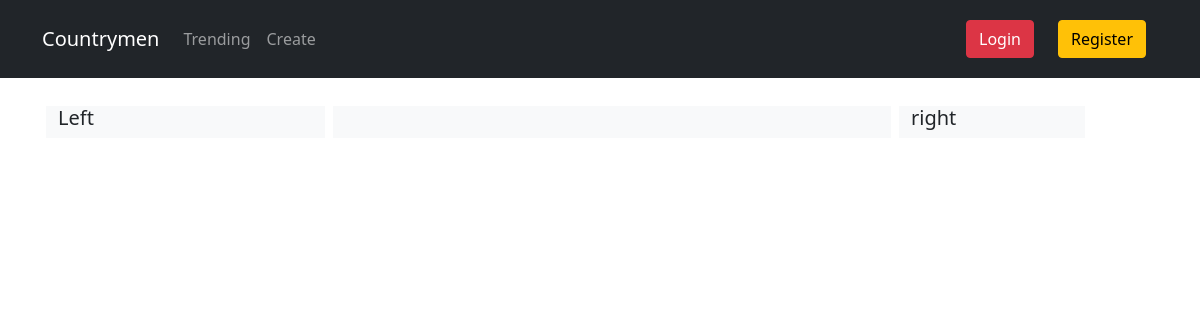
/, run on an earlier commit of the app's database.
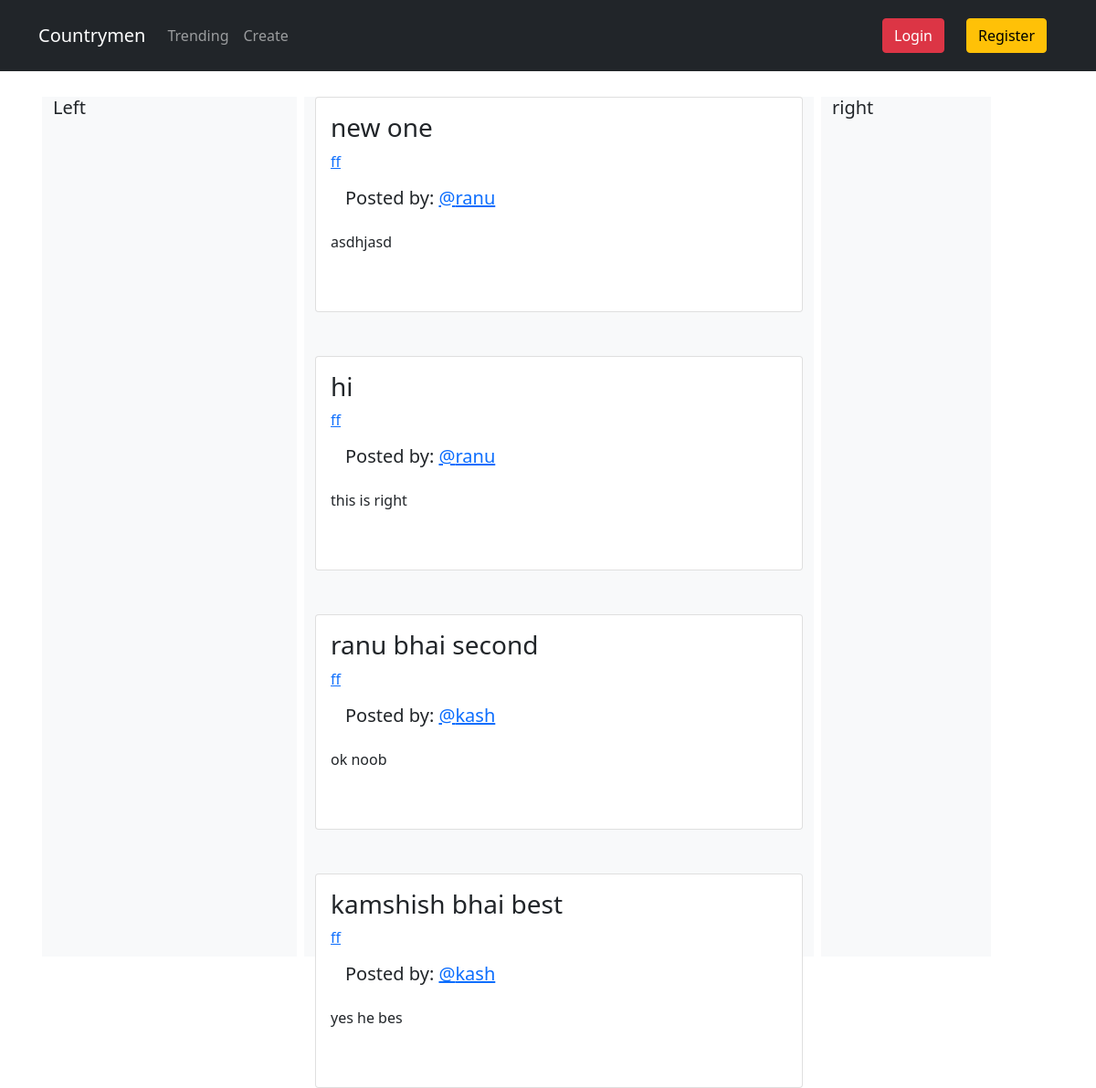
And on a later commit of the database.
### agenda/models.py (models this page shows, shortened)
class Agenda(models.Model):
    title = models.CharField(max_length=100)
    text = models.TextField()
    date = models.DateTimeField(auto_now_add = True)
    author = models.ForeignKey(Users,on_delete=models.CASCADE)
    slug = models.SlugField(default='default',editable='False',max_length=100,null=False)

class Users(AbstractUser):
    username = models.CharField(max_length=20,primary_key=True)
    name  = models.CharField(max_length=30)
    image = models.CharField(max_length=20,default="default.jpg")
    email = models.EmailField(null=True)
    def __str__(self):
        return self.username

### agenda/views.py (the view)
# urls.py: path('',HomeListView.as_view(),name = 'home'),
class HomeListView(ListView):
    model = Agenda
    template_name = 'social.html'
    context_object_name = 'posts'
    ordering = ['-id']

### templates/social.html
{% extends "layout.html" %} {% block content %}
<div class="container-fluid">
    <div class="row">
        <div class="col-md-3 bg-light main_left_sidebar m-1">
            <h5>Left</h5>
        </div>
        <div class="col-12 col-md-6 bg-light main_posts m-1">
            {% for post in posts %}
            <div class="card p-3 h-25 mb-5">
                <h3 class="card-title"> {{post.title}} </h3>
                <a href="{% url 'agenda_view' post.slug %}">ff</a>
                <h5 class="p-3">Posted by: <a href="{% url 'profile_view' post.author.username %}">
                    @{{post.author}}{{post.Aye}}
                </a>
                </h5>
                <p class="card-text">{{post.text}}</p>
            </div>
            {% endfor %}
        </div>
        <div class="col-md-2 bg-light main_right_sidebar m-1">
            <h5>right</h5>
        </div>
    </div>
</div>
{% endblock %}

### templates/layout.html (shortened to what this page needs)
<!doctype html>
<html>
    {% load static %}
<head>
    <link href="https://cdn.jsdelivr.net/npm/bootstrap@5.0.0-beta2/dist/css/bootstrap.min.css" rel="stylesheet">
    <link rel="stylesheet" href="https://cdnjs.cloudflare.com/ajax/libs/font-awesome/4.7.0/css/font-awesome.min.css">
    <link rel="stylesheet" type="text/css" href="{% static '/css/main.css' %}">
</head>
<body>
    <header class=" site-header no-gutters ">
        <nav class="navbar navbar-expand-md navbar-dark bg-dark fsixed-top ">
            <div class="container ">
                <a class="navbar-brand mr-4 " href="{% url 'home' %} ">Countrymen</a>
                <div class="collapse navbar-collapse " id="navbarToggle ">
                    <div class="navbar-nav mr-auto ">
                        <a class="nav-item nav-link " href="{% url 'trending' %}">Trending</a>
                        <a class="nav-item nav-link " href="{% url 'create' %}">Create</a>
                    </div>
                </div>
                <div class="navbar-nav d-flex">
                    {% if request.user.is_authenticated %}
                    <a class="nav-item nav-link " href="{% url 'profile_view' request.user.username %}">{{request.user.username | title}}</a>
                    <a class="nav-item nav-link " href="{% url 'logout' %}">Logout</a> {% else %}
                    <a class="nav-item nav-link " href="{% url 'login' %}"><button class="btn btn-danger m-1">Login</button></a>
                    <a class="nav-item nav-link " href="{% url 'register' %}"><button class="btn btn-warning m-1">Register</button></a> {% endif %}
                </div>
            </div>
        </nav>
    </header>
    <main role="main " class="container mt-4 ">
            <div>
                {% block content %} {% endblock %}
            </div>
    </main>
</body>
</html>

### static/css/main.css (style rules this page uses)
* { margin: 0; padding: 0; box-sizing: border-box; }

What changed in the data, as far as the page shows it:
added Agenda: title "new one", author "ranu", text "asdhjasd"
added Agenda: title "hi", author "ranu", text "this is right"
added Agenda: title "ranu bhai second", author "kash", text "ok noob"
added Agenda: title "kamshish bhai best", author "kash", text "yes he bes"
